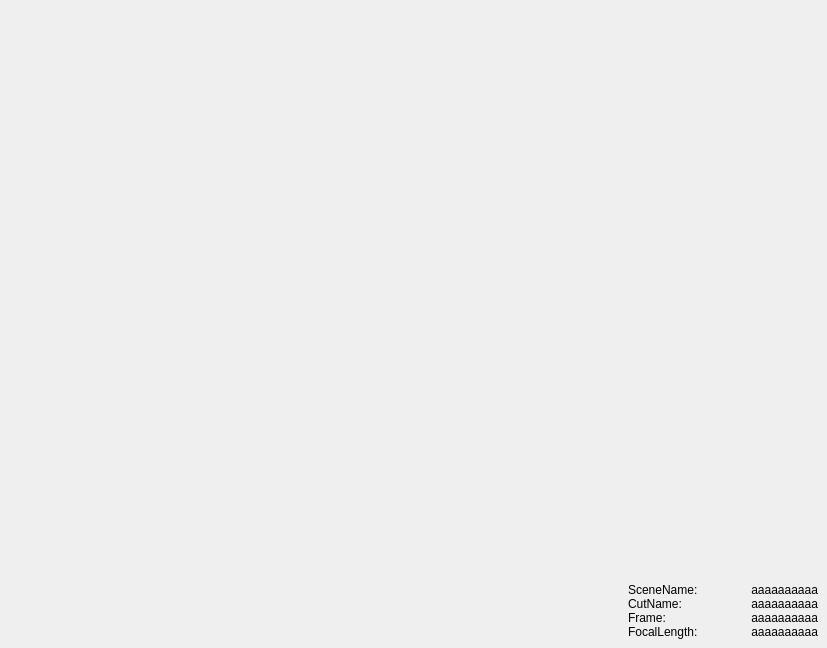
<?xml version="1.0" encoding="UTF-8"?>
<ui version="4.0">
 <class>MainWindow</class>
 <widget class="QMainWindow" name="MainWindow">
  <property name="windowModality">
   <enum>Qt::NonModal</enum>
  </property>
  <property name="enabled">
   <bool>true</bool>
  </property>
  <property name="geometry">
   <rect>
    <x>0</x>
    <y>0</y>
    <width>827</width>
    <height>648</height>
   </rect>
  </property>
  <property name="contextMenuPolicy">
   <enum>Qt::NoContextMenu</enum>
  </property>
  <property name="windowTitle">
   <string>custom_hud</string>
  </property>
  <property name="windowOpacity">
   <double>1.000000000000000</double>
  </property>
  <property name="autoFillBackground">
   <bool>false</bool>
  </property>
  <property name="animated">
   <bool>false</bool>
  </property>
  <widget class="QWidget" name="centralwidget">
   <layout class="QGridLayout" name="gridLayout">
    <item row="2" column="2">
     <layout class="QGridLayout" name="gridLayout_2">
      <item row="1" column="1">
       <layout class="QVBoxLayout" name="verticalLayout">
        <property name="spacing">
         <number>0</number>
        </property>
        <item>
         <spacer name="verticalSpacer">
          <property name="orientation">
           <enum>Qt::Vertical</enum>
          </property>
          <property name="sizeHint" stdset="0">
           <size>
            <width>20</width>
            <height>40</height>
           </size>
          </property>
         </spacer>
        </item>
        <item>
         <layout class="QHBoxLayout" name="horizontalLayout_2">
          <item>
           <widget class="QLabel" name="label_3">
            <property name="sizePolicy">
             <sizepolicy hsizetype="Preferred" vsizetype="Preferred">
              <horstretch>0</horstretch>
              <verstretch>0</verstretch>
             </sizepolicy>
            </property>
            <property name="text">
             <string>SceneName:</string>
            </property>
           </widget>
          </item>
          <item>
           <widget class="QLabel" name="sceneName">
            <property name="sizePolicy">
             <sizepolicy hsizetype="Preferred" vsizetype="Preferred">
              <horstretch>0</horstretch>
              <verstretch>0</verstretch>
             </sizepolicy>
            </property>
            <property name="minimumSize">
             <size>
              <width>120</width>
              <height>0</height>
             </size>
            </property>
            <property name="text">
             <string>aaaaaaaaaa</string>
            </property>
            <property name="alignment">
             <set>Qt::AlignRight|Qt::AlignTrailing|Qt::AlignVCenter</set>
            </property>
           </widget>
          </item>
         </layout>
        </item>
        <item>
         <layout class="QHBoxLayout" name="horizontalLayout">
          <item>
           <widget class="QLabel" name="label">
            <property name="text">
             <string>CutName:</string>
            </property>
           </widget>
          </item>
          <item>
           <widget class="QLabel" name="cutName">
            <property name="minimumSize">
             <size>
              <width>120</width>
              <height>0</height>
             </size>
            </property>
            <property name="text">
             <string>aaaaaaaaaa</string>
            </property>
            <property name="alignment">
             <set>Qt::AlignRight|Qt::AlignTrailing|Qt::AlignVCenter</set>
            </property>
           </widget>
          </item>
         </layout>
        </item>
        <item>
         <layout class="QHBoxLayout" name="horizontalLayout_3">
          <item>
           <widget class="QLabel" name="label_5">
            <property name="text">
             <string>Frame:</string>
            </property>
           </widget>
          </item>
          <item>
           <widget class="QLabel" name="frameText">
            <property name="minimumSize">
             <size>
              <width>120</width>
              <height>0</height>
             </size>
            </property>
            <property name="text">
             <string>aaaaaaaaaa</string>
            </property>
            <property name="alignment">
             <set>Qt::AlignRight|Qt::AlignTrailing|Qt::AlignVCenter</set>
            </property>
           </widget>
          </item>
         </layout>
        </item>
        <item>
         <layout class="QHBoxLayout" name="horizontalLayout_4">
          <item>
           <widget class="QLabel" name="label_7">
            <property name="text">
             <string>FocalLength:</string>
            </property>
           </widget>
          </item>
          <item>
           <widget class="QLabel" name="forcalLength">
            <property name="minimumSize">
             <size>
              <width>120</width>
              <height>0</height>
             </size>
            </property>
            <property name="text">
             <string>aaaaaaaaaa</string>
            </property>
            <property name="alignment">
             <set>Qt::AlignRight|Qt::AlignTrailing|Qt::AlignVCenter</set>
            </property>
           </widget>
          </item>
         </layout>
        </item>
       </layout>
      </item>
      <item row="1" column="0">
       <spacer name="horizontalSpacer">
        <property name="orientation">
         <enum>Qt::Horizontal</enum>
        </property>
        <property name="sizeHint" stdset="0">
         <size>
          <width>40</width>
          <height>20</height>
         </size>
        </property>
       </spacer>
      </item>
     </layout>
    </item>
    <item row="0" column="1">
     <widget class="QWidget" name="widget_2" native="true"/>
    </item>
    <item row="2" column="0">
     <widget class="QWidget" name="widget_7" native="true">
      <property name="sizePolicy">
       <sizepolicy hsizetype="Minimum" vsizetype="Preferred">
        <horstretch>0</horstretch>
        <verstretch>0</verstretch>
       </sizepolicy>
      </property>
     </widget>
    </item>
    <item row="2" column="1">
     <widget class="QWidget" name="widget_8" native="true">
      <property name="sizePolicy">
       <sizepolicy hsizetype="Minimum" vsizetype="Preferred">
        <horstretch>0</horstretch>
        <verstretch>0</verstretch>
       </sizepolicy>
      </property>
     </widget>
    </item>
    <item row="1" column="2">
     <widget class="QWidget" name="widget_6" native="true">
      <property name="sizePolicy">
       <sizepolicy hsizetype="Minimum" vsizetype="Minimum">
        <horstretch>0</horstretch>
        <verstretch>0</verstretch>
       </sizepolicy>
      </property>
     </widget>
    </item>
    <item row="1" column="0">
     <widget class="QWidget" name="widget_4" native="true"/>
    </item>
    <item row="0" column="0">
     <widget class="QWidget" name="widget" native="true"/>
    </item>
    <item row="0" column="2">
     <widget class="QWidget" name="widget_3" native="true"/>
    </item>
   </layout>
   <zorder>widget_6</zorder>
   <zorder>widget_8</zorder>
   <zorder>widget_7</zorder>
   <zorder>widget_4</zorder>
   <zorder>widget_3</zorder>
   <zorder>widget_2</zorder>
   <zorder>widget</zorder>
  </widget>
  <widget class="QMenuBar" name="menubar">
   <property name="geometry">
    <rect>
     <x>0</x>
     <y>0</y>
     <width>827</width>
     <height>21</height>
    </rect>
   </property>
  </widget>
 </widget>
 <resources/>
 <connections/>
</ui>
